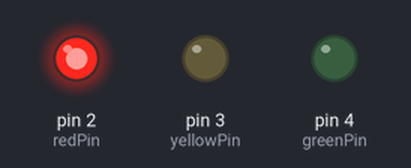
The sketch below on a simulated Arduino Uno, built with avr-gcc and run on an emulated ATmega328P. Shown: output pins drawn as LEDs (lit = HIGH).

Above: at 0.5 s.
At 1.5 s:
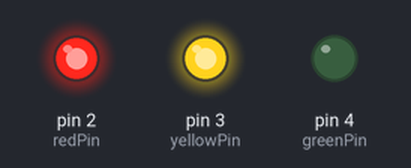
At 2.5 s:
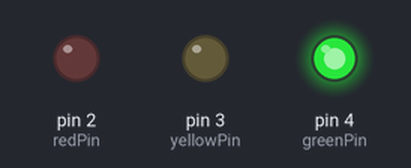
At 3.5 s:
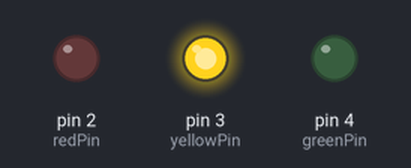
Timing chart, 0 to 5.2 s (numbered marks = the images above):
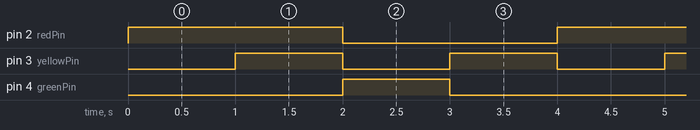

The sketch:

code.ino
```cpp
//Traffic Lights


//Declaring the LED and button pins and initial state
int redPin = 2;
int yellowPin = 3;
int greenPin = 4;
int buttonPin = 5;
int state = 0;

void setup()
{
  //Declaring the functioning of LED and Button
pinMode(redPin, OUTPUT);
pinMode(yellowPin, OUTPUT);
pinMode(greenPin, OUTPUT);

}

void loop()
{
if (state == 0)
{
digitalWrite(redPin,HIGH);
digitalWrite(yellowPin,LOW);
digitalWrite(greenPin,LOW);
state = 1;
}
else if (state == 1)
{
digitalWrite(redPin,HIGH);
digitalWrite(yellowPin,HIGH);
digitalWrite(greenPin,LOW);
state = 2;
}
else if (state == 2)
{
digitalWrite(redPin,LOW);
digitalWrite(yellowPin,LOW);
digitalWrite(greenPin,HIGH);
state = 3;
}
else if (state == 3)
{
digitalWrite(redPin,LOW);
digitalWrite(yellowPin,HIGH);
digitalWrite(greenPin,LOW);
state = 0;
}
delay(1000); //the delay can be changed to 2 seconds,3 seconds,etc.

}
void setLights(int red, int yellow,
int green)
{
digitalWrite(redPin, red);
digitalWrite(yellowPin, yellow);
digitalWrite(greenPin, green);
}
```

Measured:
- by itself, pin 2 (redPin): alternates HIGH for 2.0 s and LOW for 2.0 s
- by itself, pin 3 (yellowPin): alternates HIGH for 1.0 s and LOW for 1.0 s
- by itself, pin 4 (greenPin): alternates HIGH for 1.0 s and LOW for 3.0 s
